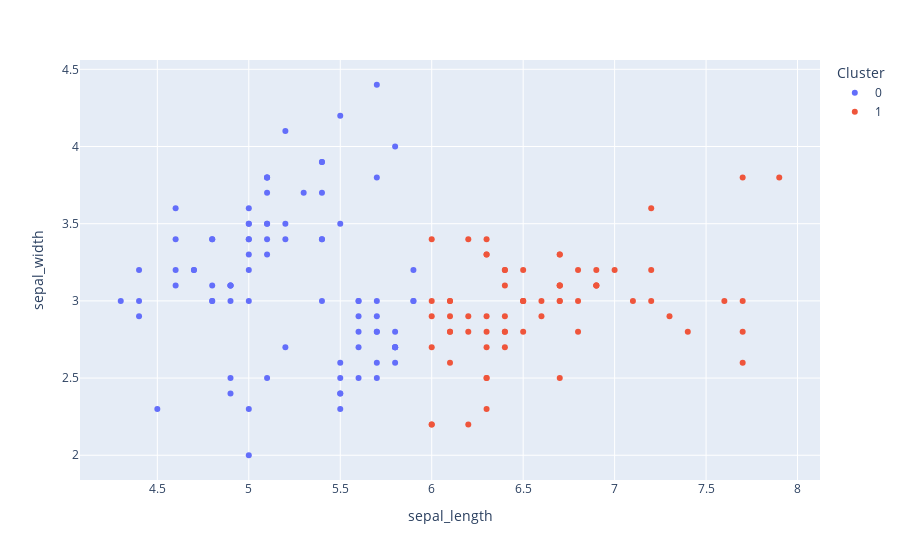

The code cell stored with this chart in its notebook:
### Code cell
# Graficacion segun los clusters

datos_con_clusters['Cluster'] = datos_con_clusters["Cluster"].astype("category")

fig = px.scatter(datos_con_clusters,
                 x = 'sepal_length',
                 y = 'sepal_width',
                 color = 'Cluster',
                )
fig.show()

### Figure 1 — Plotly figure (JSON) as saved in the notebook; plotly's stock layout.template omitted (floating-point values rounded to 4 significant figures)
{"data": [{"hovertemplate": "Cluster=0<br>sepal_length=%{x}<br>sepal_width=%{y}<extra></extra>", "legendgroup": "0", "marker": {"color": "#636efa", "symbol": "circle"}, "mode": "markers", "name": "0", "orientation": "v", "showlegend": true, "type": "scatter", "x": [5.1, 4.9, 4.7, 4.6, 5, 5.4, 4.6, 5, 4.4, 4.9, 5.4, 4.8, 4.8, 4.3, 5.8, 5.7, 5.4, 5.1, 5.7, 5.1, 5.4, 5.1, 4.6, 5.1, 4.8, 5, 5, 5.2, 5.2, 4.7, 4.8, 5.4, 5.2, 5.5, 4.9, 5, 5.5, 4.9, 4.4, 5.1, 5, 4.5, 4.4, 5, 5.1, 4.8, 5.1, 4.6, 5.3, 5, 5.5, 5.7, 4.9, 5.2, 5, 5.9, 5.6, 5.6, 5.8, 5.6, 5.9, 5.7, 5.5, 5.5, 5.8, 5.4, 5.6, 5.5, 5.5, 5.8, 5, 5.6, 5.7, 5.7, 5.1, 5.7, 5.8, 4.9, 5.7, 5.8, 5.6, 5.8, 5.9], "xaxis": "x", "y": [3.5, 3, 3.2, 3.1, 3.6, 3.9, 3.4, 3.4, 2.9, 3.1, 3.7, 3.4, 3, 3, 4, 4.4, 3.9, 3.5, 3.8, 3.8, 3.4, 3.7, 3.6, 3.3, 3.4, 3, 3.4, 3.5, 3.4, 3.2, 3.1, 3.4, 4.1, 4.2, 3.1, 3.2, 3.5, 3.1, 3, 3.4, 3.5, 2.3, 3.2, 3.5, 3.8, 3, 3.8, 3.2, 3.7, 3.3, 2.3, 2.8, 2.4, 2.7, 2, 3, 2.9, 3, 2.7, 2.5, 3.2, 2.6, 2.4, 2.4, 2.7, 3, 3, 2.5, 2.6, 2.6, 2.3, 2.7, 3, 2.9, 2.5, 2.8, 2.7, 2.5, 2.5, 2.8, 2.8, 2.7, 3], "yaxis": "y"}, {"hovertemplate": "Cluster=1<br>sepal_length=%{x}<br>sepal_width=%{y}<extra></extra>", "legendgroup": "1", "marker": {"color": "#EF553B", "symbol": "circle"}, "mode": "markers", "name": "1", "orientation": "v", "showlegend": true, "type": "scatter", "x": [7, 6.4, 6.9, 6.5, 6.3, 6.6, 6, 6.1, 6.7, 6.2, 6.1, 6.3, 6.1, 6.4, 6.6, 6.8, 6.7, 6, 6, 6, 6.7, 6.3, 6.1, 6.2, 6.3, 7.1, 6.3, 6.5, 7.6, 7.3, 6.7, 7.2, 6.5, 6.4, 6.8, 6.4, 6.5, 7.7, 7.7, 6, 6.9, 7.7, 6.3, 6.7, 7.2, 6.2, 6.1, 6.4, 7.2, 7.4, 7.9, 6.4, 6.3, 6.1, 7.7, 6.3, 6.4, 6, 6.9, 6.7, 6.9, 6.8, 6.7, 6.7, 6.3, 6.5, 6.2], "xaxis": "x", "y": [3.2, 3.2, 3.1, 2.8, 3.3, 2.9, 2.2, 2.9, 3.1, 2.2, 2.8, 2.5, 2.8, 2.9, 3, 2.8, 3, 2.9, 2.7, 3.4, 3.1, 2.3, 3, 2.9, 3.3, 3, 2.9, 3, 3, 2.9, 2.5, 3.6, 3.2, 2.7, 3, 3.2, 3, 3.8, 2.6, 2.2, 3.2, 2.8, 2.7, 3.3, 3.2, 2.8, 3, 2.8, 3, 2.8, 3.8, 2.8, 2.8, 2.6, 3, 3.4, 3.1, 3, 3.1, 3.1, 3.1, 3.2, 3.3, 3, 2.5, 3, 3.4], "yaxis": "y"}], "layout": {"legend": {"title": {"text": "Cluster"}, "tracegroupgap": 0}, "margin": {"t": 60}, "xaxis": {"anchor": "y", "domain": [0, 1], "title": {"text": "sepal_length"}}, "yaxis": {"anchor": "x", "domain": [0, 1], "title": {"text": "sepal_width"}}}}
